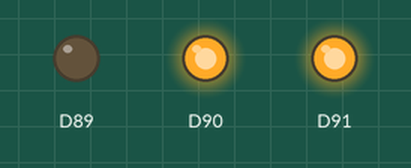
Recording of a sketch running on a simulated Arduino MKR. Shown: output pins drawn as LEDs (lit = HIGH).

Above: at 0.5 s.
At 1.5 s:
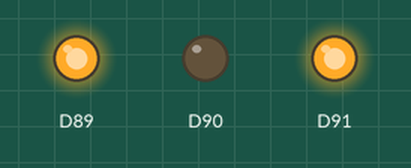
At 2.5 s:
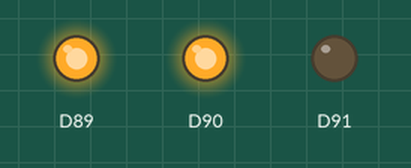
At 3.5 s:
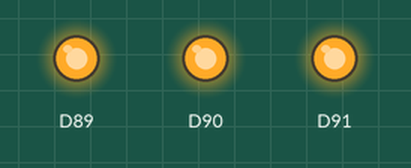
Timing chart, 0 to 5.2 s (numbered marks = the images above):
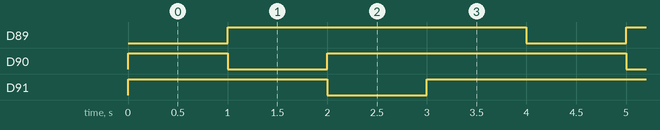

Measured:
- by itself, D89: alternates HIGH for 3.0 s and LOW for 1.0 s
- by itself, D90, D91: repeats every 4.0 s: LOW 1.0 s, HIGH 3.0 s
- by itself, everything shown: repeats every 4.0 s, in 4 steps

The sketch:

MKRWiFi1010_LED_example.ino
```cpp
#include <WiFiNINA.h>
#include <utility/wifi_drv.h>

void setup()
{
  for (int i = 25; i < 28; i++)
  {
    WiFiDrv::pinMode(i, OUTPUT); // Set RGB pins as output
  }
}

void loop()
{
  WiFiDrv::analogWrite(25, 0);
  WiFiDrv::analogWrite(26, 255);
  WiFiDrv::analogWrite(27, 255);
  delay(1000);

  WiFiDrv::analogWrite(25, 255);
  WiFiDrv::analogWrite(26, 0);
  WiFiDrv::analogWrite(27, 255);

  delay(1000);

  WiFiDrv::analogWrite(25, 255);
  WiFiDrv::analogWrite(26, 255);
  WiFiDrv::analogWrite(27, 0);

  delay(1000);

  WiFiDrv::analogWrite(25, 255);
  WiFiDrv::analogWrite(26, 255);
  WiFiDrv::analogWrite(27, 255);

  delay(1000);
}
```
